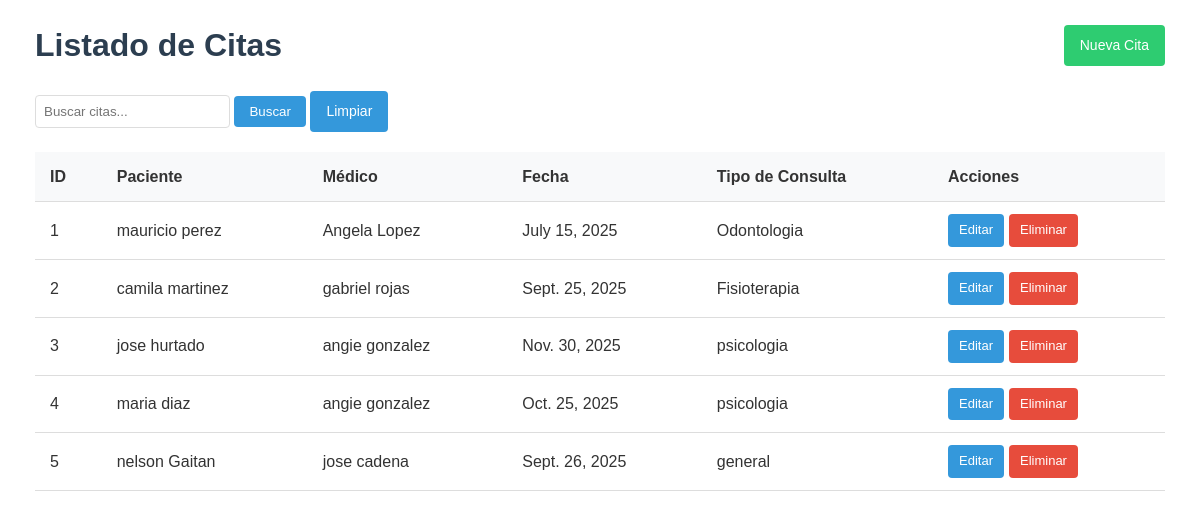
/agenda/, run on the app's committed database.
### agenda/models.py (models this page shows, shortened)
class Cita(models.Model):
    paciente = models.CharField()
    medico = models.CharField()
    fecha = models.DateField()
    tipo_consulta = models.CharField()

### agenda/views.py (the view)
# urls.py: path('', views.lista_citas, name='lista_citas'),
def lista_citas(request):
    citas = Cita.objects.all()
    return render(request, 'agenda/lista_citas.html', {'citas': citas})

### agenda/templates/agenda/lista_citas.html (shortened to what this page needs)
<!DOCTYPE html>
<html lang="es">
<head>
</head>
<body>
    <div class="container">
        <div class="header">
            <h1>Listado de Citas</h1>
            <a href="{% url 'crear_cita' %}" class="btn btn-success">Nueva Cita</a>
        </div>
        <div class="search-box">
            <form method="get">
                <input type="text" name="q" placeholder="Buscar citas..." value="{{ request.GET.q }}">
                <button type="submit">Buscar</button>
                <a href="{% url 'lista_citas' %}" class="btn btn-primary">Limpiar</a>
            </form>
        </div>
        {% if citas %}
        <div class="table-responsive">
            <table>
                <thead>
                    <tr>
                        <th>ID</th>
                        <th>Paciente</th>
                        <th>Médico</th>
                        <th>Fecha</th>
                        <th>Tipo de Consulta</th>
                        <th>Acciones</th>
                    </tr>
                </thead>
                <tbody>
                    {% for cita in citas %}
                    <tr>
                        <td>{{ cita.id }}</td>
                        <td>{{ cita.paciente }}</td>
                        <td>{{ cita.medico }}</td>
                        <td>{{ cita.fecha }}</td>
                        <td>{{ cita.tipo_consulta }}</td>
                        <td>
                            <div class="action-buttons">
                                <a href="{% url 'editar_cita' cita.id %}" class="btn btn-primary btn-sm">Editar</a>
                                <a href="{% url 'eliminar_cita' cita.id %}" class="btn btn-danger btn-sm">Eliminar</a>
                            </div>
                        </td>
                    </tr>
                    {% endfor %}
                </tbody>
            </table>
        </div>
        {% else %}
        <div class="alert alert-info">
            No se encontraron citas registradas.
        </div>
        {% endif %}
    </div>
</body>
</html>

### agenda/templates/agenda/lista_citas.html (style rules this page uses)
body { font-family: Arial, sans-serif; line-height: 1.6; margin: 0; padding: 20px; color: #333; }
.container { max-width: 1200px; margin: 0 auto; padding: 0 15px; }
.header { display: flex; justify-content: space-between; align-items: center; margin-bottom: 20px; flex-wrap: wrap; }
h1 { color: #2c3e50; margin: 0; }
.btn { display: inline-block; padding: 8px 15px; text-decoration: none; border-radius: 4px; font-size: 14px; cursor: pointer; border: 1px solid transparent; }
.btn-primary { background-color: #3498db; color: white; }
.btn-danger { background-color: #e74c3c; color: white; }
.btn-success { background-color: #2ecc71; color: white; }
table { width: 100%; border-collapse: collapse; margin-bottom: 20px; }
th, td { padding: 12px 15px; text-align: left; border-bottom: 1px solid #ddd; }
th { background-color: #f8f9fa; font-weight: bold; }
.search-box { margin-bottom: 20px; display: flex; gap: 10px; flex-wrap: wrap; }
.search-box input { padding: 8px; border: 1px solid #ddd; border-radius: 4px; flex-grow: 1; max-width: 400px; }
.search-box button { padding: 8px 15px; background-color: #3498db; color: white; border: none; border-radius: 4px; cursor: pointer; }
.action-buttons { display: flex; gap: 5px; flex-wrap: wrap; }
.btn-sm { padding: 5px 10px; font-size: 13px; }

### data on the page
Cita: id "1", paciente "mauricio perez", medico "Angela Lopez", fecha "July 15, 2025", tipo_consulta "Odontologia"
Cita: id "2", paciente "camila martinez", medico "gabriel rojas", fecha "Sept. 25, 2025", tipo_consulta "Fisioterapia"
Cita: id "3", paciente "jose hurtado", medico "angie gonzalez", fecha "Nov. 30, 2025", tipo_consulta "psicologia"
Cita: id "4", paciente "maria diaz", medico "angie gonzalez", fecha "Oct. 25, 2025", tipo_consulta "psicologia"
Cita: id "5", paciente "nelson Gaitan", medico "jose cadena", fecha "Sept. 26, 2025", tipo_consulta "general"
